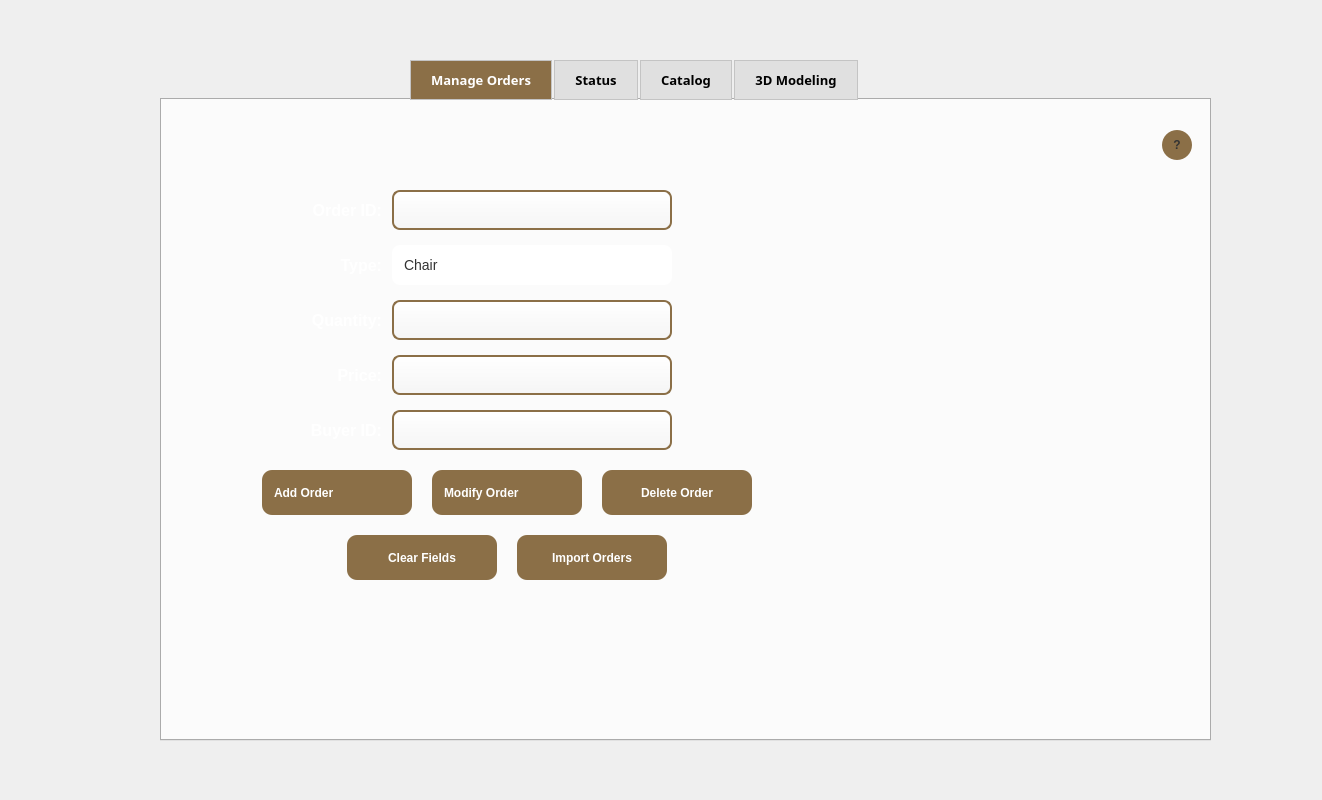
<?xml version="1.0" encoding="UTF-8"?>
<ui version="4.0">
 <class>OrderManagement</class>
 <widget class="QWidget" name="OrderManagement">
  <property name="geometry">
   <rect>
    <x>0</x>
    <y>0</y>
    <width>1322</width>
    <height>800</height>
   </rect>
  </property>
  <property name="windowTitle">
   <string>Order Management</string>
  </property>
  <property name="styleSheet">
   <string notr="true">
    #OrderManagement {
        border-image: url(:/assets/background.png) 0 0 0 0 stretch stretch;
    }
    QPushButton {
        border-image: url(:/assets/button_bg.png) 0 0 0 0 stretch stretch;
        border: none;
    }
    QTabWidget::pane {
        border-image: url(:/assets/bg2.PNG) 0 0 0 0 stretch stretch;
    }

QLineEdit {
    background: qlineargradient(x1:0, y1:0, x2:0, y2:1, stop:0 #FFFFFF, stop:1 #F5F5F5);
    border: 2px solid #8B6F47;
    border-radius: 8px;
    padding: 3px 12px;
    font-size: 14px;
    color: #333;
    selection-background-color: #8B6F47;
    selection-color: white;
}
QLineEdit:hover {
    border: 2px solid #A0825A;
    background: qlineargradient(x1:0, y1:0, x2:0, y2:1, stop:0 #FFFFFF, stop:1 #FAFAFA);
}
QLineEdit:focus {
    border: 2px solid #8B4513; 
    background: #FFFAF0;
}

   </string>
  </property>
  <widget class="QTabWidget" name="tabWidget">
   <property name="geometry">
    <rect>
     <x>160</x>
     <y>60</y>
     <width>1051</width>
     <height>681</height>
    </rect>
   </property>
   <property name="font">
    <font>
     <family>Gadugi</family>
     <pointsize>10</pointsize>
     <bold>true</bold>
    </font>
   </property>
   <property name="styleSheet">
    <string notr="true">
      QTabWidget::pane { border: 1px solid #C4C4C4; border-image: url(:/assets/bg2.PNG) 0 0 0 0 stretch stretch; }
      QTabWidget::tab-bar { left: 250px; }
      QTabBar::tab { background: #E0E0E0; border: 1px solid #C4C4C4; padding: 10px 20px; margin-right: 2px; }
      QTabBar::tab:selected { background: #8B6F47; color: white; }
      QWidget#tab_manage, QWidget#tab_view, QWidget#tab_stats, QWidget#tab_history, QWidget#tab_calendar, QWidget#tab_qrcode, QWidget#tab_catalog { background: transparent; }
     </string>
   </property>
   <property name="currentIndex">
    <number>0</number>
   </property>
   <widget class="QWidget" name="tab_manage">
    <attribute name="title">
     <string>Manage Orders</string>
    </attribute>
    <widget class="QLabel" name="label_id">
     <property name="geometry">
      <rect>
       <x>70</x>
       <y>90</y>
       <width>150</width>
       <height>40</height>
      </rect>
     </property>
     <property name="styleSheet">
      <string notr="true">color: white; font-size: 16px; font-weight: bold;
</string>
     </property>
     <property name="text">
      <string>Order ID:</string>
     </property>
     <property name="alignment">
      <set>Qt::AlignmentFlag::AlignRight|Qt::AlignmentFlag::AlignVCenter</set>
     </property>
    </widget>
    <widget class="QLineEdit" name="le_id">
     <property name="geometry">
      <rect>
       <x>230</x>
       <y>90</y>
       <width>280</width>
       <height>40</height>
      </rect>
     </property>
    </widget>
    <widget class="QLabel" name="label_type">
     <property name="geometry">
      <rect>
       <x>70</x>
       <y>145</y>
       <width>150</width>
       <height>40</height>
      </rect>
     </property>
     <property name="styleSheet">
      <string notr="true">color: white; font-size: 16px; font-weight: bold;
</string>
     </property>
     <property name="text">
      <string>Type:</string>
     </property>
     <property name="alignment">
      <set>Qt::AlignmentFlag::AlignRight|Qt::AlignmentFlag::AlignVCenter</set>
     </property>
    </widget>
    <widget class="QComboBox" name="cb_type">
     <property name="geometry">
      <rect>
       <x>230</x>
       <y>145</y>
       <width>280</width>
       <height>40</height>
      </rect>
     </property>
     <property name="styleSheet">
      <string notr="true">
        QComboBox { background-color: #FFFFFF; border-radius: 8px; padding: 5px 12px; font-size: 14px; color: #333; }
        QComboBox::drop-down { border: none; }
      </string>
     </property>
     <item>
      <property name="text">
       <string>Chair</string>
      </property>
     </item>
     <item>
      <property name="text">
       <string>Table</string>
      </property>
     </item>
     <item>
      <property name="text">
       <string>Cabinet</string>
      </property>
     </item>
     <item>
      <property name="text">
       <string>Wardrobe</string>
      </property>
     </item>
     <item>
      <property name="text">
       <string>Other</string>
      </property>
     </item>
    </widget>
    <widget class="QLabel" name="label_stock">
     <property name="geometry">
      <rect>
       <x>70</x>
       <y>200</y>
       <width>150</width>
       <height>40</height>
      </rect>
     </property>
     <property name="styleSheet">
      <string notr="true">color: white; font-size: 16px; font-weight: bold;
</string>
     </property>
     <property name="text">
      <string>Quantity:</string>
     </property>
     <property name="alignment">
      <set>Qt::AlignmentFlag::AlignRight|Qt::AlignmentFlag::AlignVCenter</set>
     </property>
    </widget>
    <widget class="QLineEdit" name="le_stock">
     <property name="geometry">
      <rect>
       <x>230</x>
       <y>200</y>
       <width>280</width>
       <height>40</height>
      </rect>
     </property>
    </widget>
    <widget class="QLabel" name="label_prix">
     <property name="geometry">
      <rect>
       <x>70</x>
       <y>255</y>
       <width>150</width>
       <height>40</height>
      </rect>
     </property>
     <property name="styleSheet">
      <string notr="true">color: white; font-size: 16px; font-weight: bold;
</string>
     </property>
     <property name="text">
      <string>Price:</string>
     </property>
     <property name="alignment">
      <set>Qt::AlignmentFlag::AlignRight|Qt::AlignmentFlag::AlignVCenter</set>
     </property>
    </widget>
    <widget class="QLineEdit" name="le_prix">
     <property name="geometry">
      <rect>
       <x>230</x>
       <y>255</y>
       <width>280</width>
       <height>40</height>
      </rect>
     </property>
    </widget>
    <widget class="QLabel" name="label_buyer">
     <property name="geometry">
      <rect>
       <x>70</x>
       <y>310</y>
       <width>150</width>
       <height>40</height>
      </rect>
     </property>
     <property name="styleSheet">
      <string notr="true">color: white; font-size: 16px; font-weight: bold;
</string>
     </property>
     <property name="text">
      <string>Buyer ID:</string>
     </property>
     <property name="alignment">
      <set>Qt::AlignmentFlag::AlignRight|Qt::AlignmentFlag::AlignVCenter</set>
     </property>
    </widget>
    <widget class="QLineEdit" name="le_buyer">
     <property name="geometry">
      <rect>
       <x>230</x>
       <y>310</y>
       <width>280</width>
       <height>40</height>
      </rect>
     </property>
    </widget>
    <widget class="QPushButton" name="btn_add">
     <property name="geometry">
      <rect>
       <x>100</x>
       <y>370</y>
       <width>150</width>
       <height>45</height>
      </rect>
     </property>
     <property name="styleSheet">
      <string notr="true">
        QPushButton { background-color: #8B6F47; border-radius: 10px; color: white; font-weight: bold; padding-left: 12px; text-align: left; } QPushButton:hover { background-color: #FFF; border: 2px solid #8B6F47; color: #8B6F47; }
       </string>
     </property>
     <property name="text">
      <string>Add Order</string>
     </property>
     <property name="icon">
      <iconset resource="resources.qrc">
       <normaloff>:/assets/add.png</normaloff>:/assets/add.png</iconset>
     </property>
     <property name="iconSize">
      <size>
       <width>24</width>
       <height>24</height>
      </size>
     </property>
    </widget>
    <widget class="QPushButton" name="btn_modify">
     <property name="geometry">
      <rect>
       <x>270</x>
       <y>370</y>
       <width>150</width>
       <height>45</height>
      </rect>
     </property>
     <property name="styleSheet">
      <string notr="true">
        QPushButton { background-color: #8B6F47; border-radius: 10px; color: white; font-weight: bold; padding-left: 12px; text-align: left; } QPushButton:hover { background-color: #FFF; border: 2px solid #8B6F47; color: #8B6F47; }
       </string>
     </property>
     <property name="text">
      <string>Modify Order</string>
     </property>
     <property name="icon">
      <iconset resource="resources.qrc">
       <normaloff>:/assets/modify.png</normaloff>:/assets/modify.png</iconset>
     </property>
     <property name="iconSize">
      <size>
       <width>24</width>
       <height>24</height>
      </size>
     </property>
    </widget>
    <widget class="QPushButton" name="btn_delete">
     <property name="geometry">
      <rect>
       <x>440</x>
       <y>370</y>
       <width>150</width>
       <height>45</height>
      </rect>
     </property>
     <property name="styleSheet">
      <string notr="true">
        QPushButton { background-color: #8B6F47; border-radius: 10px; color: white; font-weight: bold; } QPushButton:hover { background-color: #FFF; border: 2px solid #8B6F47; color: #8B6F47; }
       </string>
     </property>
     <property name="text">
      <string>Delete Order</string>
     </property>
     <property name="icon">
      <iconset resource="resources.qrc">
       <normaloff>:/assets/icon_delete_order.svg</normaloff>:/assets/icon_delete_order.svg</iconset>
     </property>
     <property name="iconSize">
      <size>
       <width>24</width>
       <height>24</height>
      </size>
     </property>
    </widget>
    <widget class="QPushButton" name="btn_clear">
     <property name="geometry">
      <rect>
       <x>185</x>
       <y>435</y>
       <width>150</width>
       <height>45</height>
      </rect>
     </property>
     <property name="styleSheet">
      <string notr="true">
        QPushButton { background-color: #8B6F47; border-radius: 10px; color: white; font-weight: bold; } QPushButton:hover { background-color: #FFF; border: 2px solid #8B6F47; color: #8B6F47; }
       </string>
     </property>
     <property name="text">
      <string>Clear Fields</string>
     </property>
     <property name="icon">
      <iconset resource="resources.qrc">
       <normaloff>:/assets/icon_clear_fields.svg</normaloff>:/assets/icon_clear_fields.svg</iconset>
     </property>
     <property name="iconSize">
      <size>
       <width>24</width>
       <height>24</height>
      </size>
     </property>
    </widget>
    <!-- import button restored inside add/order area -->
    <widget class="QPushButton" name="btn_import">
     <property name="geometry">
      <rect>
       <x>355</x>
       <y>435</y>
       <width>150</width>
       <height>45</height>
      </rect>
     </property>
     <property name="styleSheet">
      <string notr="true">
        QPushButton { background-color: #8B6F47; border-radius: 10px; color: white; font-weight: bold; } QPushButton:hover { background-color: #FFF; border: 2px solid #8B6F47; color: #8B6F47; }
       </string>
     </property>
     <property name="text">
      <string>Import Orders</string>
     </property>
     <property name="icon">
      <iconset resource="resources.qrc">
       <normaloff>:/assets/icon_import_orders.svg</normaloff>:/assets/icon_import_orders.svg</iconset>
     </property>
     <property name="iconSize">
      <size>
       <width>24</width>
       <height>24</height>
      </size>
     </property>
    </widget>
    <widget class="QToolButton" name="btn_help">
     <property name="geometry">
      <rect>
       <x>1000</x>
       <y>30</y>
       <width>30</width>
       <height>30</height>
      </rect>
     </property>
     <property name="cursor">
      <cursorShape>PointingHandCursor</cursorShape>
     </property>
     <property name="styleSheet">
      <string notr="true">
         QToolButton { background-color: #8B6F47; border-radius: 15px; color: #333; font-weight: bold; border: none; }
         QToolButton:checked { background-color: #FFF; border: 3px solid #8B6F47; }
         QToolButton:hover { background-color: #FFF; border: 2px solid #8B6F47; }
        </string>
     </property>
     <property name="text">
      <string>?</string>
     </property>
     <property name="checkable">
      <bool>true</bool>
     </property>
    </widget>

   </widget>
   <widget class="QWidget" name="tab_qrcode">
    <attribute name="title">
     <string>Status</string>
    </attribute>
    <widget class="QLabel" name="label_qr_order_id">
      <property name="geometry">
       <rect>
        <x>50</x>
        <y>60</y>
        <width>150</width>
        <height>30</height>
       </rect>
      </property>
      <property name="styleSheet">
       <string notr="true">color: white; font-size: 16px; font-weight: bold;
</string>
      </property>
      <property name="text">
       <string>Order ID:</string>
      </property>
     </widget>
     <widget class="QLineEdit" name="le_qr_order_id">
      <property name="geometry">
       <rect>
        <x>360</x>
        <y>60</y>
        <width>300</width>
        <height>40</height>
       </rect>
      </property>
      <property name="placeholderText">
       <string>Enter Order ID to generate QR code...</string>
      </property>
     </widget>
     <widget class="QPushButton" name="btn_generate_qr">
      <property name="geometry">
       <rect>
        <x>810</x>
        <y>60</y>
        <width>140</width>
        <height>35</height>
       </rect>
      </property>
      <property name="styleSheet">
       <string notr="true">
         QPushButton { background-color: #8B6F47; border-radius: 10px; color: white; font-weight: bold; font-size: 14px; } QPushButton:hover { background-color: #FFF; border: 2px solid #8B6F47; color: #8B6F47; }
         QPushButton:hover { background-color: #FFF; border: 2px solid #8B6F47; }
        </string>
      </property>
      <property name="text">
       <string>Generate Status</string>
      </property>
      <property name="icon">
       <iconset resource="resources.qrc">
        <normaloff>:/assets/icon_qr.svg</normaloff>:/assets/icon_qr.svg</iconset>
      </property>
     </widget>
     <widget class="QLabel" name="label_qr_display">
      <property name="geometry">
       <rect>
         <x>360</x>
         <y>120</y>
        <width>300</width>
        <height>300</height>
       </rect>
      </property>
      <property name="styleSheet">
       <string notr="true">
         border: 2px solid #8B6F47; 
         border-radius: 10px; 
         background-color: white;
         qproperty-alignment: AlignCenter;
        </string>
      </property>
      <property name="text">
       <string>Status will appear here</string>
      </property>
      <property name="scaledContents">
       <bool>false</bool>
      </property>
      <property name="alignment">
       <set>Qt::AlignmentFlag::AlignCenter</set>
      </property>
     </widget>
    <widget class="QPushButton" name="btn_save_qr">
     <property name="geometry">
      <rect>
       <x>320</x>
       <y>440</y>
       <width>190</width>
       <height>54</height>
      </rect>
     </property>
     <property name="styleSheet">
      <string notr="true">
        QPushButton { background-color: #8B6F47; border-radius: 12px; color: white; font-weight: bold; padding-left: 12px; text-align: left; }
        QPushButton:hover { background-color: #a38253; border: 2px solid #8B6F47; color: white; }
       </string>
     </property>
     <property name="text">
      <string>Save Status</string>
     </property>
     <property name="icon">
      <iconset resource="resources.qrc">
       <normaloff>:/assets/save.png</normaloff>:/assets/save.png</iconset>
     </property>
     <property name="iconSize">
      <size>
       <width>28</width>
       <height>28</height>
      </size>
     </property>
    </widget>
    <widget class="QPushButton" name="btn_print_qr">
     <property name="geometry">
      <rect>
       <x>540</x>
       <y>440</y>
       <width>190</width>
       <height>54</height>
      </rect>
     </property>
     <property name="styleSheet">
      <string notr="true">
        QPushButton { background-color: #8B6F47; border-radius: 12px; color: white; font-weight: bold; padding-left: 12px; text-align: left; }
        QPushButton:hover { background-color: #a38253; border: 2px solid #8B6F47; color: white; }
       </string>
     </property>
     <property name="text">
      <string>Print Status</string>
     </property>
     <property name="icon">
      <iconset resource="resources.qrc">
       <normaloff>:/assets/printer.png</normaloff>:/assets/printer.png</iconset>
     </property>
     <property name="iconSize">
      <size>
       <width>28</width>
       <height>28</height>
      </size>
     </property>
    </widget>
    <widget class="QToolButton" name="btn_help_qr">
     <property name="geometry">
      <rect>
       <x>1000</x>
       <y>30</y>
       <width>30</width>
       <height>30</height>
      </rect>
     </property>
     <property name="cursor">
      <cursorShape>PointingHandCursor</cursorShape>
     </property>
     <property name="styleSheet">
      <string notr="true">
        QToolButton { background-color: #8B6F47; border-radius: 15px; color: #333; font-weight: bold; border: none; }
        QToolButton:checked { background-color: #FFF; border: 3px solid #8B6F47; }
        QToolButton:hover { background-color: #FFF; border: 2px solid #8B6F47; }
       </string>
     </property>
     <property name="text">
      <string>?</string>
     </property>
     <property name="checkable">
      <bool>true</bool>
     </property>
    </widget>

   </widget>
   <widget class="QWidget" name="tab_catalog">
    <attribute name="title">
     <string>Catalog</string>
    </attribute>
    <widget class="QTableWidget" name="table_catalog">
     <property name="geometry">
      <rect>
       <x>10</x>
       <y>50</y>
       <width>1030</width>
       <height>570</height>
      </rect>
     </property>
     <property name="styleSheet">
      <string notr="true">
        QHeaderView::section { background-color: #8B6F47; color: white; font-weight: bold; border: none; padding: 8px; }
        QTableWidget { border: 1px solid #8B6F47; selection-background-color: #E0E0E0; selection-color: white; gridline-color: #8B6F47; }
        QTableWidget::item { padding: 5px; }
       </string>
     </property>
     <property name="rowCount">
      <number>0</number>
     </property>
     <property name="columnCount">
      <number>7</number>
     </property>
     <column>
      <property name="text">
       <string>Order ID</string>
      </property>
     </column>
     <column>
      <property name="text">
       <string>Type</string>
      </property>
     </column>
     <column>
      <property name="text">
       <string>Quantity</string>
      </property>
     </column>
     <column>
      <property name="text">
       <string>Unit Price</string>
      </property>
     </column>
     <column>
      <property name="text">
       <string>Total Price</string>
      </property>
     </column>
     <column>
      <property name="text">
       <string>Buyer ID</string>
      </property>
     </column>
     <column>
      <property name="text">
       <string>Status</string>
      </property>
     </column>
    </widget>
    <widget class="QPushButton" name="btn_export_catalog">
     <property name="geometry">
      <rect>
       <x>10</x>
       <y>630</y>
       <width>180</width>
       <height>40</height>
      </rect>
     </property>
     <property name="styleSheet">
      <string notr="true">
        QPushButton { background-color: #8B6F47; border-radius: 10px; color: #FFF; font-weight: bold; padding-left: 10px; text-align: left; }
        QPushButton:hover { background-color: #a38253; border: 2px solid #8B6F47; }
       </string>
     </property>
     <property name="text">
      <string>Export Order</string>
     </property>
     <property name="icon">
      <iconset resource="resources.qrc">
       <normaloff>:/assets/pdf_export.png</normaloff>:/assets/pdf_export.png</iconset>
     </property>
     <property name="iconSize">
      <size>
       <width>24</width>
       <height>24</height>
      </size>
     </property>
    </widget>
    <widget class="QPushButton" name="btn_print_catalog">
     <property name="geometry">
      <rect>
       <x>210</x>
       <y>630</y>
       <width>180</width>
       <height>40</height>
      </rect>
     </property>
     <property name="styleSheet">
      <string notr="true">
        QPushButton { background-color: #8B6F47; border-radius: 10px; color: #FFF; font-weight: bold; padding-left: 10px; text-align: left; }
        QPushButton:hover { background-color: #a38253; border: 2px solid #8B6F47; }
       </string>
     </property>
     <property name="text">
      <string>Print Order</string>
     </property>
     <property name="icon">
      <iconset resource="resources.qrc">
       <normaloff>:/assets/printer.png</normaloff>:/assets/printer.png</iconset>
     </property>
     <property name="iconSize">
      <size>
       <width>24</width>
       <height>24</height>
      </size>
     </property>
    </widget>
    <widget class="QPushButton" name="btn_delete_all">
     <property name="geometry">
      <rect>
       <x>410</x>
       <y>630</y>
       <width>180</width>
       <height>40</height>
      </rect>
     </property>
     <property name="styleSheet">
      <string notr="true">
        QPushButton { background-color: #A03030; border-radius: 10px; color: #FFF; font-weight: bold; padding-left: 10px; text-align: left; }
        QPushButton:hover { background-color: #D04040; border: 2px solid #8B6F47; }
       </string>
     </property>
     <property name="text">
      <string>Delete All</string>
     </property>
     <property name="icon">
      <iconset resource="resources.qrc">
       <normaloff>:/assets/icon_delete_order.svg</normaloff>:/assets/icon_delete_order.svg</iconset>
     </property>
     <property name="iconSize">
      <size>
       <width>24</width>
       <height>24</height>
      </size>
     </property>
    </widget>
    <widget class="QLineEdit" name="le_catalog_search">
     <property name="geometry">
      <rect>
       <x>830</x>
       <y>630</y>
       <width>200</width>
       <height>40</height>
      </rect>
     </property>
     <property name="placeholderText">
      <string>Enter Order ID...</string>
     </property>
    </widget>
   </widget>
   <widget class="QWidget" name="tab_3d_modeling">
    <attribute name="title">
     <string>3D Modeling</string>
    </attribute>
   </widget>
  </widget>
  <widget class="QPushButton" name="btn_return_home">
   <property name="geometry">
    <rect>
     <x>1250</x>
     <y>10</y>
     <width>50</width>
     <height>50</height>
    </rect>
   </property>
   <property name="cursor">
    <cursorShape>PointingHandCursor</cursorShape>
   </property>
   <property name="styleSheet">
    <string notr="true">
    #btn_return_home {
        border-image: url(:/assets/return.png) 0 0 0 0 stretch stretch;
        border: none;
        background-color: transparent;
    }
    #btn_return_home:hover {
         background-color: rgba(255, 255, 255, 0.2);
         border-radius: 25px;
    }
   </string>
   </property>
   <property name="text">
    <string/>
   </property>
  </widget>
 </widget>
 <resources/>
 <connections/>
</ui>
